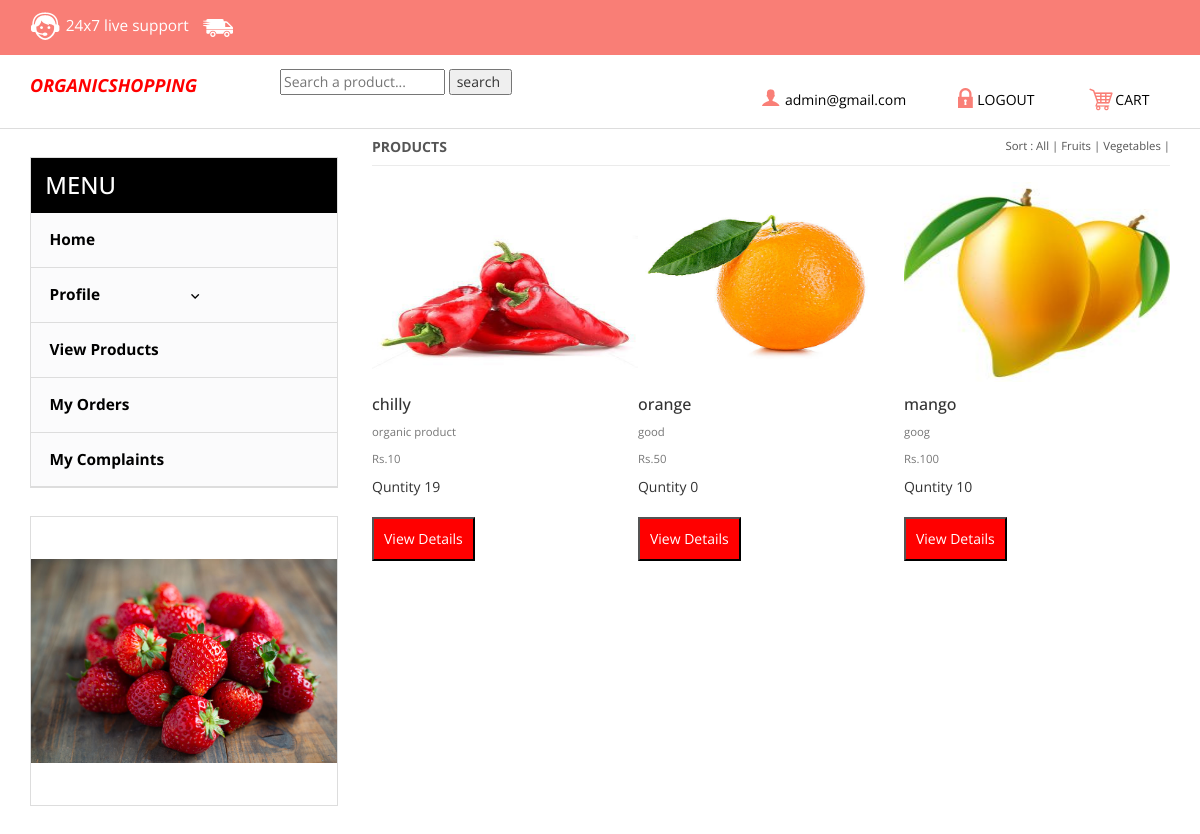
Screenshot of /view_products_fruit.php (signed in) with the database file from the repository.
### tables this page shows
CREATE TABLE `tbl_product` (
  `pid` int(11) NOT NULL,
  `rid` int(11) NOT NULL,
  `product_category_id` int(11) NOT NULL,
  `name` varchar(20) NOT NULL,
  `price` varchar(20) NOT NULL,
  `des` text NOT NULL,
  `qunty` float NOT NULL,
  `date` date NOT NULL,
  `image` varchar(20) NOT NULL DEFAULT 'blank.png',
  `picStatus` int(10) NOT NULL
);

### view_products_fruit.php (the view, shortened to what this page needs)
<?php
if(isset($_SESSION['alogin'])){
	$mail=$_SESSION['alogin'];
?>
<?php
$con=mysqli_connect("localhost","root","","organic_shop_db")or die ("Couldnt connect");
$viewbrand="Select * from tbl_product where product_category_id=9";
$d_seller_brand=mysqli_query($con,$viewbrand);
?>
<!DOCTYPE html>
<html>
<head>
<link href="css/bootstrap.css" rel="stylesheet" type="text/css" media="all" />
<link href="css/style.css" rel="stylesheet" type="text/css" media="all" />
</head>
<body>
	<div class="header">
		<div class="top-header">
			<div class="container">
				<div class="top-header-left">
					<ul class="support">
						<li><a href="#"><label> </label></a></li>
						<li><a href="#">24x7 live<span class="live"> support</span></a></li>
					</ul>
					<ul class="support">
						<li class="van"><a href="#"><label> </label></a></li>
					</ul>
					<div class="clearfix"> </div>
				</div>
					<div class="clearfix"> </div>
				</div>
			</div>
		</div>
		<div class="bottom-header">
			<div class="container">
				<div class="header-bottom-left">
					<div class="logo">
						<font size="4"><strong><i> <b><p style="color:red;">ORGANICSHOPPING </p> </b></i></strong></font>
					</div>
						<div class="w3l_search" style="margin-top:5px;margin-left:250px">
									<form action="search_prod_action.php" method="POST">
										<input type="text" name="product" id="product" placeholder="Search a product..." required>
										<input type="submit" name="search" id="search" value="search ">
									</form>
						</div>
					<div class="clearfix"> </div>
				</div>
				<div class="header-bottom-right">
						<div class="account"><a href="seller_profile.php"><span> </span><?php echo $mail?></a></div>
							<ul class="login">
								<li><a href="logout.php"><span> </span>LOGOUT</a></li>
							</ul>
						<div class="cart"><a href="cart_view.php"><span> </span>CART</a></div>
				</div>
				<div class="clearfix"> </div>
			</div>
		</div>
	<div class="container">
	<div class="women-product">
		<div class=" w_content">
			<div class="women">
				<a href="view_products.php"><b><h4>PRODUCTS <span></span> </b></h4></a>
				<ul class="w_nav">
					<li>Sort : </li>
					<li><a href="view_products.php">All</a></li> |
			     	<li><a class="active" href="view_products_fruit.php">Fruits</a></li> |
			     	<li><a href="view_products_vegetables.php">Vegetables </a></li> |
			     </ul>
			     <div class="clearfix"> </div>
			</div>
		</div>
		<div class="grid-product">
			<?php while ($rowp=mysqli_fetch_array($d_seller_brand))
					{
						?>
		  <div class="  product-grid">
		   <form  action="view_single.php" method="POST" name="prod" id="prod" >
			<div class="content_box">
			   	<div class="left-grid-view grid-view-left">
			   	   	 <img src="uploads/products/<?php echo $rowp['image'] ?>"  class="img-responsive watch-right" alt="image"/style="width:300px;height:200px;">
				</div>
				    <h4> <?php   echo $rowp['name'] ;
					?></h4>
				     <p><?php   echo $rowp['des'] ?> </p>
				    <p> Rs.<?php   echo $rowp['price'] ?></p>
				 Quntity <?php   echo $rowp['qunty'] ?>
			  			</br>	  <input type="submit" name="view_detail" id="view_detail" value="View Details" style="color:white;background-color:red;padding:10px" >
			   	</div>
              </div>
			  	<?php }?>
		</div>
	</div>
	<div class="sub-cate">
				<div class=" top-nav rsidebar span_1_of_left">
					<h3 class="cate">MENU</h3>
		  <ul class="menu">
				<li>
			<ul class="kid-menu">
				<li><a href="customer_home.php">Home</a></li>
				 <ul class="menu">
		<li class="item2"><a href="#">Profile<img class="arrow-img " src="images/arrow1.png" alt=""/></a>
		</li>
		<ul class="kid-menu ">
				<li><a href="view_products.php">View Products</a></li>
				<li><a href="customer_view_orders1.php">My Orders</a></li>
				<li><a href="customer_complaints.php">My Complaints</a></li>
	</ul>
					</div>
					<div class=" chain-grid menu-chain">
	   		     		<img class="img-responsive chain" src="images/a.jpg" alt=" " />
	   		     	</div>
			</div>
	<div class="clearfix"> </div>
</div>
<?php
}
else
{
	header('Location:login.php');
}
?>

### css/style.css (style rules this page uses)
body { background: #fff; font-family: 'Open Sans', sans-serif; }
body a { transition: 0.5s all; -webkit-transition: 0.5s all; -o-transition: 0.5s all; -ms-transition: 0.5s all; -moz-transition: 0.5s all; }
.top-header { background: #F97E76; padding: 0.7em 0; }
.top-header-left { float: left; }
ul.support { padding: 0 1em 0 0em; margin: 0; float: left; }
ul.support li { display: inline-block; }
ul.support li label { background: url(../images/img-sprite.png)-2px -27px; width: 32px; height: 30px; display:inline-block; vertical-align: middle; }
ul.support li.van a label { background-position: -46px -25px; }
ul.support li a { text-decoration:none; font-size: 1.1em; color: #fff; }
.bottom-header { border-bottom: 1px solid #ddd; padding: 0.7em 0 1em; }
.header-bottom-left { float: left; width: 55%; }
.logo { float:left; width: 27%; margin-top:9px; }
.header-bottom-right { float: right; width: 37%; text-align: center; padding-top:1.7em; }
.account,.cart { float:left; width:40%; }
.cart { width:24%; }
.account a span { background: url(../images/img-sprite.png)-117px -30px; width: 26px; height: 26px; display: inline-block; vertical-align: middle; }
.account a,.cart a ,ul.login li a { text-decoration:none; font-size: 1em; color: #000; }
.cart a span { background: url(../images/img-sprite.png) -172px -28px; width: 26px; height: 26px; display: inline-block; vertical-align: middle; }
ul.login { float:left; width:36%; margin:0; }
ul.login li { display:inline-block; }
ul.login li a span { background: url(../images/img-sprite.png) -143px -29px; width: 26px; height: 26px; display: inline-block; vertical-align: middle; }
h3.cate { color: #fff; font-size: 1.7em; padding: 0.6em ; background: #000; margin: 0; }
ul.kid-menu { display: block !important; }
.menu { width: auto; height: auto; padding: 0; list-style: none; margin: 0; background: #FBFBFC; }
ul { padding: 0; list-style: none; }
.menu > li > a { width: 100%; line-height: 3.5em; text-indent: 1.2em; display: block; position: relative; color: #000; font-size: 1.1em; text-decoration:none; border-bottom: 1px solid #ddd; font-weight:700; }
.menu ul li a { width: 100%; display: block; position: relative; font-size:1.1em; font-weight: 400; color: #000; text-decoration:none; border-bottom: 1px solid #ddd; font-weight:700; line-height: 3.5em; text-indent: 1.2em; }
.menu ul.kid-menu li a { border-bottom: none; }
ul.kid-menu { padding: 0; margin: 0; }
ul.kid-menu li { list-style: none; border-bottom: 1px solid #ddd; }
.arrow-img { padding: 0em 0em 0 6.5em; }
.sub-cate,.slide-grid { float: left; }
.top-nav { border: 1px solid #ddd; }
.sub-cate { width: 27%; margin: 2em 2em 0 0; }
.chain-grid { border: 1px solid #ddd; position: relative; width: 30.7%; margin: 0 3% 0 0; padding:0; }
.menu-chain { width:100%; margin: 2em 0; }
.chain { margin: 0 auto; padding: 3em 0; }
.women-product,.account_grid,.register,.single_top,.main { width: 70%; float: right; }
.women { text-align: left; border-bottom: 1px solid #ebebeb; }
.women h4 { float:left; font-size:1em; text-transform:uppercase; color: #333333; }
.women h4 { color:#555555; }
.w_nav { float:right; color:#555555; font-size:0.8125em; padding:0.8em 0 0; list-style:none; margin: 0 }
.w_nav li { display: inline-block; }
.w_nav li a { display: block; color:#555555; text-transform:capitalize; }
.grid-product { display:block; margin: 2% 0; }
.product-grid h4 { font-size:16px; margin-top:5px; }
.product-grid p { font-size: 0.8125em; color:#777777; line-height: 1.5em; margin-bottom: 10px; }
.product-grid { float: left; width: 33.333%; }
.left-grid-view { overflow: hidden; position: relative; margin-bottom: 1em; }
.grid-view-left img { -webkit-transition: all 0.3s ease-in-out; -moz-transition: all 0.3s ease-in-out; -o-transition: all 0.3s ease-in-out; -ms-transition: all 0.3s ease-in-out; transition: all 0.3s ease-in-out; margin: 0 auto; }
@media (max-width:1280px) { .arrow-img { padding: 0em 0em 0 5.5em; } }

### rows the page displays
tbl_product: image (picture), name "chilly", des "organic product", price "10", qunty "19"
tbl_product: image (picture), name "orange", des "good", price "50", qunty "0"
tbl_product: image (picture), name "mango", des "goog", price "100", qunty "10"

### other values shown
$mail "admin@gmail.com"
